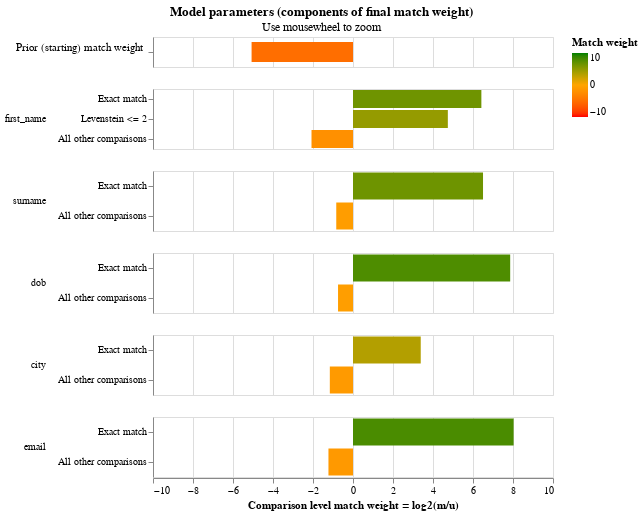

The notebook cell saved with this chart:
### Markdown cell above
The final match weights can be viewed in the match weights chart:

### Code cell
linker.settings_obj.match_weights_chart()

### Figure 1 — Vega-Lite specification as saved in the notebook (floating-point values rounded to 4 significant figures)
{"$schema": "https://vega.github.io/schema/vega-lite/v5.2.json", "config": {"header": {"title": null}, "mark": {"tooltip": null}, "title": {"anchor": "middle"}, "view": {"height": 60, "width": 400}}, "data": {"values": [{"bayes_factor": 0.02976, "bayes_factor_description": "Proportion of matches is 0.029, equivalent to a starting match weight of -5.071.This means that if two records are drawn at random, one in  34.6 is expected to be a match", "comparison_name": "proportion_of_matches", "comparison_sort_order": -1, "comparison_vector_value": 0, "has_tf_adjustments": false, "is_null_level": false, "label_for_charts": "", "log2_bayes_factor": -5.071, "m_probability": null, "m_probability_description": null, "max_comparison_vector_value": 0, "proportion_of_matches": 0.0289, "sql_condition": null, "tf_adjustment_column": null, "tf_adjustment_weight": null, "u_probability": null, "u_probability_description": null}, {"bayes_factor": 85.54, "bayes_factor_description": "If comparison level is `exact match` then comparison is 85.54 times more likely to be a match", "comparison_name": "first_name", "comparison_sort_order": 0, "comparison_vector_value": 2, "has_tf_adjustments": false, "is_null_level": false, "label_for_charts": "Exact match", "log2_bayes_factor": 6.419, "m_probability": 0.4956, "m_probability_description": "Amongst truly matching record comparisons, 49.56% of records are in the exact match comparison level", "max_comparison_vector_value": 2, "proportion_of_matches": 0.0289, "sql_condition": "\"first_name_l\" = \"first_name_r\"", "tf_adjustment_column": null, "tf_adjustment_weight": 1, "u_probability": 0.005794, "u_probability_description": "Amongst truly non-matching record comparisons, 0.58% of records are in the exact match comparison level"}, {"bayes_factor": 26.76, "bayes_factor_description": "If comparison level is `levenstein <= 2` then comparison is 26.76 times more likely to be a match", "comparison_name": "first_name", "comparison_sort_order": 0, "comparison_vector_value": 1, "has_tf_adjustments": false, "is_null_level": false, "label_for_charts": "Levenstein <= 2", "log2_bayes_factor": 4.742, "m_probability": 0.2708, "m_probability_description": "Amongst truly matching record comparisons, 27.08% of records are in the levenstein <= 2 comparison level", "max_comparison_vector_value": 2, "proportion_of_matches": 0.0289, "sql_condition": "levenshtein(\"first_name_l\", \"first_name_r\") <= 2", "tf_adjustment_column": null, "tf_adjustment_weight": 1, "u_probability": 0.01012, "u_probability_description": "Amongst truly non-matching record comparisons, 1.01% of records are in the levenstein <= 2 comparison level"}, {"bayes_factor": 0.2374, "bayes_factor_description": "If comparison level is `all other comparisons` then comparison is  4.21 times less likely to be a match", "comparison_name": "first_name", "comparison_sort_order": 0, "comparison_vector_value": 0, "has_tf_adjustments": false, "is_null_level": false, "label_for_charts": "All other comparisons", "log2_bayes_factor": -2.075, "m_probability": 0.2336, "m_probability_description": "Amongst truly matching record comparisons, 23.36% of records are in the all other comparisons comparison level", "max_comparison_vector_value": 2, "proportion_of_matches": 0.0289, "sql_condition": "ELSE", "tf_adjustment_column": null, "tf_adjustment_weight": 1, "u_probability": 0.9841, "u_probability_description": "Amongst truly non-matching record comparisons, 98.41% of records are in the all other comparisons comparison level"}, {"bayes_factor": 90.59, "bayes_factor_description": "If comparison level is `exact match` then comparison is 90.59 times more likely to be a match", "comparison_name": "surname", "comparison_sort_order": 1, "comparison_vector_value": 1, "has_tf_adjustments": false, "is_null_level": false, "label_for_charts": "Exact match", "log2_bayes_factor": 6.501, "m_probability": 0.443, "m_probability_description": "Amongst truly matching record comparisons, 44.30% of records are in the exact match comparison level", "max_comparison_vector_value": 1, "proportion_of_matches": 0.0289, "sql_condition": "\"surname_l\" = \"surname_r\"", "tf_adjustment_column": null, "tf_adjustment_weight": 1, "u_probability": 0.00489, "u_probability_description": "Amongst truly non-matching record comparisons, 0.49% of records are in the exact match comparison level"}, {"bayes_factor": 0.5597, "bayes_factor_description": "If comparison level is `all other comparisons` then comparison is  1.79 times less likely to be a match", "comparison_name": "surname", "comparison_sort_order": 1, "comparison_vector_value": 0, "has_tf_adjustments": false, "is_null_level": false, "label_for_charts": "All other comparisons", "log2_bayes_factor": -0.8372, "m_probability": 0.557, "m_probability_description": "Amongst truly matching record comparisons, 55.70% of records are in the all other comparisons comparison level", "max_comparison_vector_value": 1, "proportion_of_matches": 0.0289, "sql_condition": "ELSE", "tf_adjustment_column": null, "tf_adjustment_weight": 1, "u_probability": 0.9951, "u_probability_description": "Amongst truly non-matching record comparisons, 99.51% of records are in the all other comparisons comparison level"}, {"bayes_factor": 232.2, "bayes_factor_description": "If comparison level is `exact match` then comparison is 232.20 times more likely to be a match", "comparison_name": "dob", "comparison_sort_order": 2, "comparison_vector_value": 1, "has_tf_adjustments": false, "is_null_level": false, "label_for_charts": "Exact match", "log2_bayes_factor": 7.859, "m_probability": 0.4058, "m_probability_description": "Amongst truly matching record comparisons, 40.58% of records are in the exact match comparison level", "max_comparison_vector_value": 1, "proportion_of_matches": 0.0289, "sql_condition": "\"dob_l\" = \"dob_r\"", "tf_adjustment_column": null, "tf_adjustment_weight": 1, "u_probability": 0.001748, "u_probability_description": "Amongst truly non-matching record comparisons, 0.17% of records are in the exact match comparison level"}, {"bayes_factor": 0.5952, "bayes_factor_description": "If comparison level is `all other comparisons` then comparison is  1.68 times less likely to be a match", "comparison_name": "dob", "comparison_sort_order": 2, "comparison_vector_value": 0, "has_tf_adjustments": false, "is_null_level": false, "label_for_charts": "All other comparisons", "log2_bayes_factor": -0.7485, "m_probability": 0.5942, "m_probability_description": "Amongst truly matching record comparisons, 59.42% of records are in the all other comparisons comparison level", "max_comparison_vector_value": 1, "proportion_of_matches": 0.0289, "sql_condition": "ELSE", "tf_adjustment_column": null, "tf_adjustment_weight": 1, "u_probability": 0.9983, "u_probability_description": "Amongst truly non-matching record comparisons, 99.83% of records are in the all other comparisons comparison level"}, {"bayes_factor": 10.46, "bayes_factor_description": "If comparison level is `exact match` then comparison is 10.46 times more likely to be a match", "comparison_name": "city", "comparison_sort_order": 3, "comparison_vector_value": 1, "has_tf_adjustments": true, "is_null_level": false, "label_for_charts": "Exact match", "log2_bayes_factor": 3.387, "m_probability": 0.5769, "m_probability_description": "Amongst truly matching record comparisons, 57.69% of records are in the exact match comparison level", "max_comparison_vector_value": 1, "proportion_of_matches": 0.0289, "sql_condition": "\"city_l\" = \"city_r\"", "tf_adjustment_column": "city", "tf_adjustment_weight": 1, "u_probability": 0.05515, "u_probability_description": "Amongst truly non-matching record comparisons, 5.51% of records are in the exact match comparison level"}, {"bayes_factor": 0.4478, "bayes_factor_description": "If comparison level is `all other comparisons` then comparison is  2.23 times less likely to be a match", "comparison_name": "city", "comparison_sort_order": 3, "comparison_vector_value": 0, "has_tf_adjustments": false, "is_null_level": false, "label_for_charts": "All other comparisons", "log2_bayes_factor": -1.159, "m_probability": 0.4231, "m_probability_description": "Amongst truly matching record comparisons, 42.31% of records are in the all other comparisons comparison level", "max_comparison_vector_value": 1, "proportion_of_matches": 0.0289, "sql_condition": "ELSE", "tf_adjustment_column": null, "tf_adjustment_weight": 1, "u_probability": 0.9449, "u_probability_description": "Amongst truly non-matching record comparisons, 94.49% of records are in the all other comparisons comparison level"}, {"bayes_factor": 261.6, "bayes_factor_description": "If comparison level is `exact match` then comparison is 261.56 times more likely to be a match", "comparison_name": "email", "comparison_sort_order": 4, "comparison_vector_value": 1, "has_tf_adjustments": false, "is_null_level": false, "label_for_charts": "Exact match", "log2_bayes_factor": 8.031, "m_probability": 0.5738, "m_probability_description": "Amongst truly matching record comparisons, 57.38% of records are in the exact match comparison level", "max_comparison_vector_value": 1, "proportion_of_matches": 0.0289, "sql_condition": "\"email_l\" = \"email_r\"", "tf_adjustment_column": null, "tf_adjustment_weight": 1, "u_probability": 0.002194, "u_probability_description": "Amongst truly non-matching record comparisons, 0.22% of records are in the exact match comparison level"}, {"bayes_factor": 0.4271, "bayes_factor_description": "If comparison level is `all other comparisons` then comparison is  2.34 times less likely to be a match", "comparison_name": "email", "comparison_sort_order": 4, "comparison_vector_value": 0, "has_tf_adjustments": false, "is_null_level": false, "label_for_charts": "All other comparisons", "log2_bayes_factor": -1.227, "m_probability": 0.4262, "m_probability_description": "Amongst truly matching record comparisons, 42.62% of records are in the all other comparisons comparison level", "max_comparison_vector_value": 1, "proportion_of_matches": 0.0289, "sql_condition": "ELSE", "tf_adjustment_column": null, "tf_adjustment_weight": 1, "u_probability": 0.9978, "u_probability_description": "Amongst truly non-matching record comparisons, 99.78% of records are in the all other comparisons comparison level"}]}, "resolve": {"axis": {"y": "independent"}, "scale": {"y": "independent"}}, "selection": {"zoom_selector": {"bind": "scales", "encodings": ["x"], "type": "interval"}}, "title": {"subtitle": "Use mousewheel to zoom", "text": "Model parameters (components of final match weight)"}, "vconcat": [{"encoding": {"color": {"field": "log2_bayes_factor", "scale": {"domain": [-10, 0, 10], "range": ["red", "orange", "green"]}, "title": "Match weight", "type": "quantitative"}, "tooltip": [{"field": "comparison_name", "title": "Comparison name", "type": "nominal"}, {"field": "proportion_of_matches", "format": ".4f", "title": "Proportion of matches", "type": "nominal"}, {"field": "log2_bayes_factor", "format": ",.4f", "title": "Equivalent match weight", "type": "quantitative"}, {"field": "bayes_factor_description", "title": "Match weight description", "type": "nominal"}], "x": {"axis": {"domain": false, "labels": false, "ticks": false, "title": ""}, "field": "log2_bayes_factor", "scale": {"domain": [-10, 10]}, "type": "quantitative"}, "y": {"axis": {"title": "Prior (starting) match weight", "titleAlign": "right", "titleAngle": 0, "titleFontWeight": "normal"}, "field": "label_for_charts", "sort": {"field": "comparison_vector_value", "order": "descending"}, "type": "nominal"}}, "height": 30, "mark": {"clip": true, "height": 20, "type": "bar"}, "selection": {"zoom_selector": {"bind": "scales", "encodings": ["x"], "type": "interval"}}, "transform": [{"filter": "(datum.comparison_name == 'proportion_of_matches')"}]}, {"encoding": {"color": {"field": "log2_bayes_factor", "scale": {"domain": [-10, 0, 10], "range": ["red", "orange", "green"]}, "title": "Match weight", "type": "quantitative"}, "row": {"field": "comparison_name", "header": {"labelAlign": "left", "labelAnchor": "middle", "labelAngle": 0}, "sort": {"field": "comparison_sort_order"}, "type": "nominal"}, "tooltip": [{"field": "comparison_name", "title": "Comparison name", "type": "nominal"}, {"field": "label_for_charts", "title": "Label", "type": "ordinal"}, {"field": "sql_condition", "title": "SQL condition", "type": "nominal"}, {"field": "m_probability", "format": ".4f", "title": "M probability", "type": "quantitative"}, {"field": "u_probability", "format": ".4f", "title": "U probability", "type": "quantitative"}, {"field": "bayes_factor", "format": ",.4f", "title": "Bayes factor = m/u", "type": "quantitative"}, {"field": "log2_bayes_factor", "format": ",.4f", "title": "Match weight = log2(m/u)", "type": "quantitative"}, {"field": "bayes_factor_description", "title": "Match weight description", "type": "nominal"}], "x": {"axis": {"title": "Comparison level match weight = log2(m/u)"}, "field": "log2_bayes_factor", "scale": {"domain": [-10, 10]}, "type": "quantitative"}, "y": {"axis": {"title": null}, "field": "label_for_charts", "sort": {"field": "comparison_vector_value", "order": "descending"}, "type": "nominal"}}, "mark": {"clip": true, "type": "bar"}, "resolve": {"axis": {"y": "independent"}, "scale": {"y": "independent"}}, "selection": {"zoom_selector": {"bind": "scales", "encodings": ["x"], "type": "interval"}}, "transform": [{"filter": "(datum.comparison_name != 'proportion_of_matches')"}]}]}
